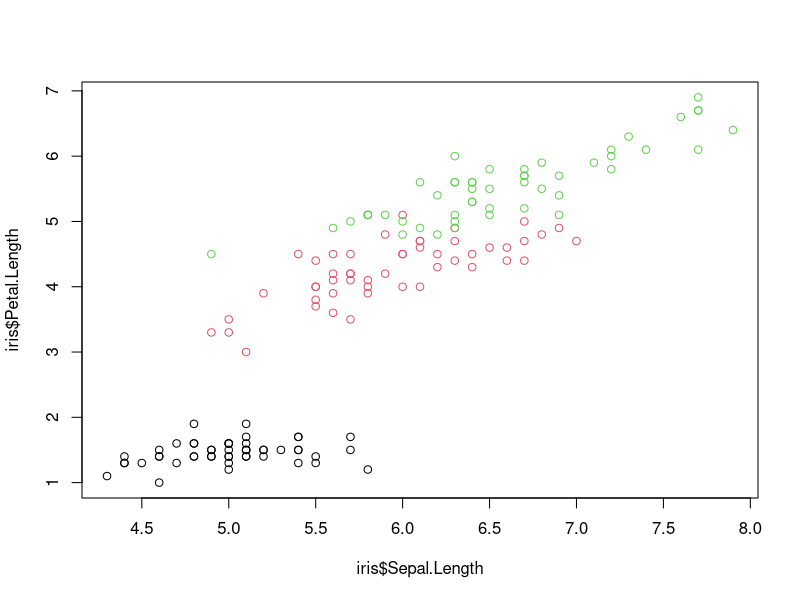
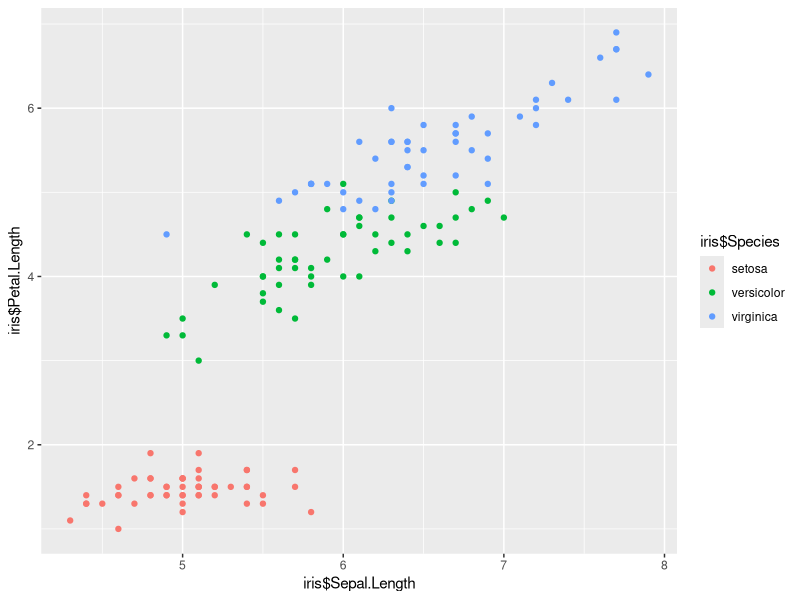
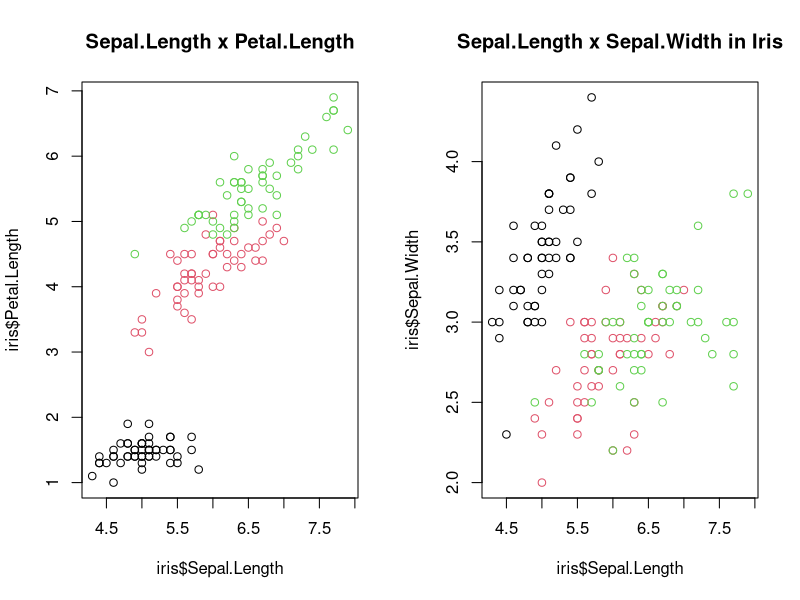
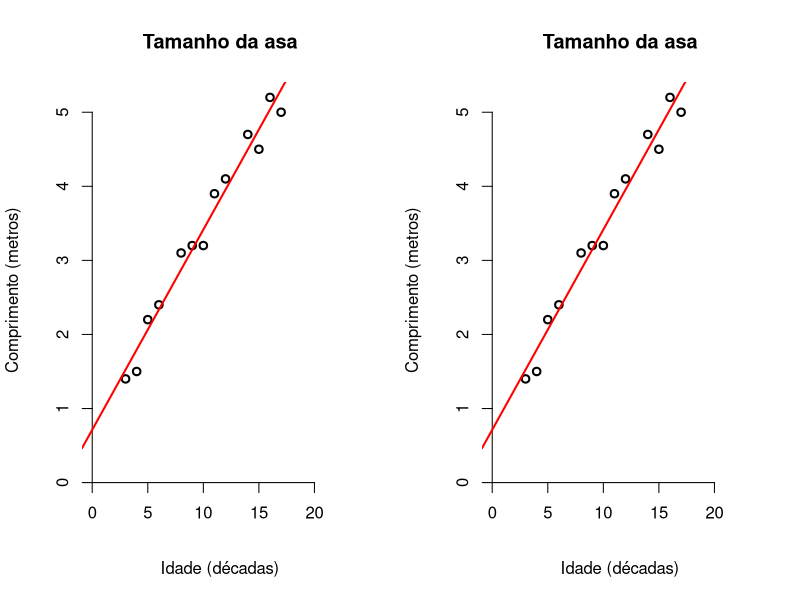
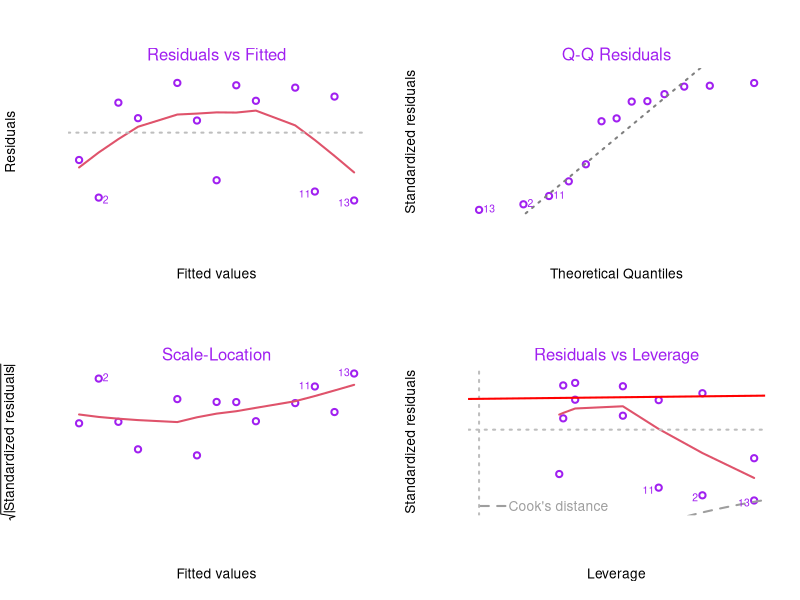
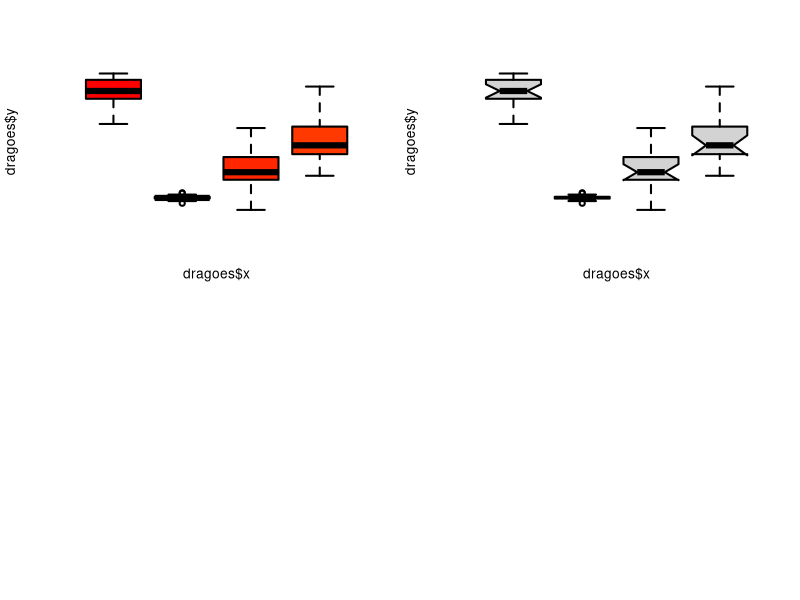

Write R code to recreate these figures, in order.
## ---- chunk 1
plot(x= iris$Sepal.Length, y=iris$Petal.Length,col=iris$Species)
## ---- chunk 2
library(ggplot2) #pacote especial para fazer graficos, com interface mais amigavel
qplot(x= iris$Sepal.Length, y=iris$Petal.Length, color=iris$Species)
## ---- chunk 3
tabl <- "  
| Parâmetro        | Controla           | valores      |
|---------------|-------------|-----------:|
| x      | valores a serem plotados em x  |       |
| y      | valores a serem plotados em x  |       |
| type   | tipo de gráfico (ponto, linhas, etc)| \"p\",\"l\",\"b\"... |
| lty   | tipo de linha (pontilhada, tracejada, etc)| \"blank\", \"solid\", \"dashed\", \"dotted\", \"dotdash\", \"longdash\", ou \"twodash\" |
| pch   | tipo de ponto (bola, triangulo, quadrado, etc)| \"p\",\"l\",\"b\"... |
| col   | cor dos símbolos| \"red\", \"black\", \"1\", RGB|
| col.axis, col.lab, col.main| cor dos textos| \"red\", \"black\", \"1\", RGB|
"
cat(tabl)
## ---- chunk 4
tabl <- "  
| Parâmetro        | Controla           | valores      |
|---------------|-------------|-----------:|
| main   | título do gráfico                |    \"texto entre aspas\" |
| xlab   | rótulos do eixo x                |  \"texto entre aspas\"  |
| ylab   | rótulos do eixo y              |   \"texto entre aspas\"  |
| cex   | tamanho das letras, em proporção|   cex = 1 -> 100%, cex = 0.5 ->50%, etc  |
| cex.axis, cex.lab, cex.main   | eixos, rotulos dos eixos, título|   cex.axis = 1 -> 100%, cex.axis = 0.5 ->50%, etc  |
| bty   | linhas de contorno do gráfico   |   \"o\", \"l\", \"7\", \"c\", \"u\",  \"]\", \"n\"  |
| ylab   | rótulos do eixo y              |   \"texto entre aspas\"  |
| ylab   | rótulos do eixo y              |   \"texto entre aspas\"  |

"
cat(tabl)
## ---- chunk 5
par(mfrow=c(1,2))      #linhas, colunas

plot(x=iris$Sepal.Length, y=iris$Petal.Length,        #primeiro gráfico
     col = iris$Species,                          
     main = "Sepal.Length x Petal.Length")     

plot(x=iris$Sepal.Length, y=iris$Sepal.Width,         #segundo gráfico
     col = iris$Species,                          
     main = "Sepal.Length x Sepal.Width in Iris")      
## ---- chunk 6
Idade = c(3.0, 4.0, 5.0, 6.0, 8.0, 9.0, 10.0, 11.0, 12.0, 14.0, 15.0, 16.0, 17.0)
TamanhoDaAsa = c(1.4, 1.5, 2.2, 2.4, 3.1, 3.2, 3.2, 3.9, 4.1, 4.7, 4.5, 5.2, 5.0)
par.old=par()
modelo=lm(TamanhoDaAsa ~ Idade)
## ---- chunk 7
plot(TamanhoDaAsa ~ Idade, xlab = "Idade (décadas)",  
     ylab = "Comprimento (metros)",  
     main = "Tamanho da asa"  
     , bty = "n"  
     , xlim = c(0, 23)  
     , ylim = c(0, max(TamanhoDaAsa))  
     , lwd = 2  
     , yaxt = "n"  # "n" não plota o eixo, pois iremos alterá-lo com axis
     , xaxt = "n"  
)  
axis(1, pos = 0)  
axis(2, pos = 0)  
abline(modelo, col = "red", lwd = 2) 
## ---- chunk 8
modelo=lm(TamanhoDaAsa ~ Idade)
par.old=par()

par(bty = "n"  
       
     , lwd = 2  
)

plot(TamanhoDaAsa ~ Idade, xlab = "Idade (décadas)",  
     ylab = "Comprimento (metros)",  
     main = "Tamanho da asa"  
     , xlim = c(0, 23)  
     , ylim = c(0, max(TamanhoDaAsa)) 
     , yaxt = "n"  # "n" não plota o eixo, pois iremos alterá-lo com axis
     , xaxt = "n"
       
)  
axis(1, pos = 0)  
axis(2, pos = 0)  
abline(modelo, col = "red", lwd = 2) 
## ---- chunk 9
modelo=lm(TamanhoDaAsa ~ Idade)
#par.old=par()

par(bty = "n"  
       , mfrow=c(2,2)
     , lwd = 2  
    ,col = "purple"
     , yaxt = "n"  # "n" não plota o eixo, pois iremos alterá-lo com axis
     , xaxt = "n")

#plot(TamanhoDaAsa ~ Idade, xlab = "Idade (décadas)",  
 #    ylab = "Comprimento (metros)",  
  #   main = "Tamanho da asa"  
   #  , xlim = c(0, 23)  
    # , ylim = c(0, max(TamanhoDaAsa)) 
#)
     plot(modelo)  
  
axis(1, pos = 0)  
axis(2, pos = 0)  
abline(modelo, col = "red", lwd = 2) 
## ---- chunk 10
vacas = c(121.72355, 103.79754, 130.15442, 98.29305, 103.43365, 102.44998,
          125.49993, 111.07215, 113.74047, 103.16081, 80.87149, 98.66692,
          65.09549, 155.74965, 88.30168, 147.43610, 114.60806, 109.87433,
          149.54772, 83.54137
          )
fazendeiros = c(77.91352, 78.07251, 81.95604, 75.64862, 78.45213, 79.11058,
                79.98952, 79.18127, 84.01635, 74.86860, 82.01886, 78.26936,
                77.94691, 78.75372, 77.64901, 77.64097, 77.19803, 72.48175,
                83.45336, 78.99681
)
virgens = c(127.9366, 201.7158, 136.1366, 136.5880, 131.7213, 118.1486, 
            125.7534, 139.6544, 163.5890, 139.7455, NA, 141.4450, 110.7311,
            157.5921, 176.8437, 102.8659, 121.8286, 134.7097, 157.1392, 166.7133
)
aventureiros = c(191.3721, 216.1671, 165.4380, 196.2730, 172.6565, 178.2955,
                 193.6687, 189.7674, 160.2968, 208.4400, 204.0934, 208.1798,
                 186.6380, 193.9446, 197.3650, 198.6853, 213.8838, 210.1881,
                 209.9109, 210.9228
)
alimento=c(rep("vacas",20),rep("fazendeiros",20),rep("virgens",20),rep("aventureiros",20))
dragoes = data.frame(x=as.factor(alimento), y=c(vacas,fazendeiros,virgens,aventureiros))
## ---- chunk 11
boxplot(dragoes$y ~ dragoes$x, col=rainbow(length(dragoes$x)))
## ---- chunk 12
boxplot(dragoes$y ~ dragoes$x, notch=T)
